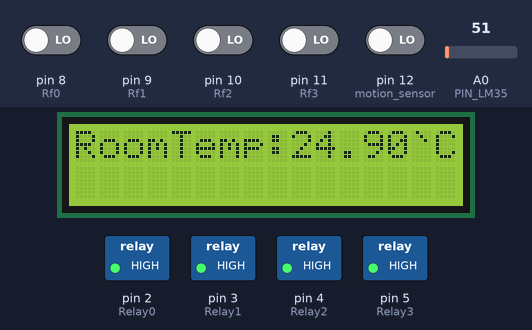
This sketch was run on a simulated Arduino Leonardo, built with avr-gcc and run on an emulated ATmega32U4. Parts: 16×2 character LCD, switched loads named in the sketch (green lamp = pin HIGH). Dashed ring = blinking. The test bench sets the inputs (shaded band); at power-on: pin 8 (Rf0), pin 9 (Rf1), pin 10 (Rf2), pin 11 (Rf3), pin 12 (motion_sensor) LOW, A0 (PIN_LM35) = 51.

Above: at 5.8 s.
5.9 s: pin 8 (Rf0) driven HIGH
At 7.7 s:
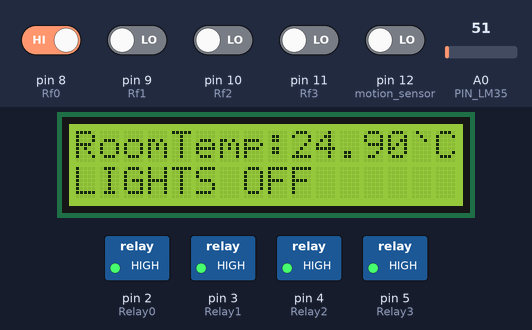
9.4 s: pin 9 (Rf1) driven HIGH
At 11.0 s:
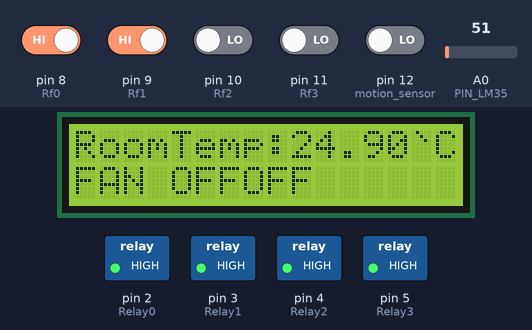
12.7 s: pin 10 (Rf2) driven HIGH
At 14.4 s:
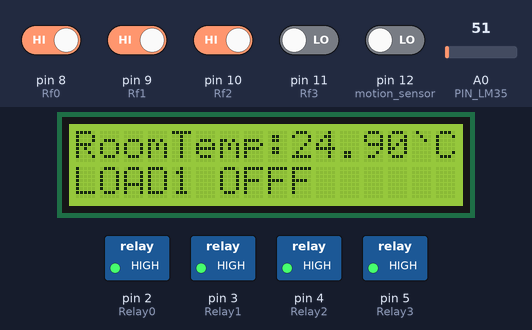
16.1 s: pin 8 (Rf0) driven LOW
At 17.5 s:
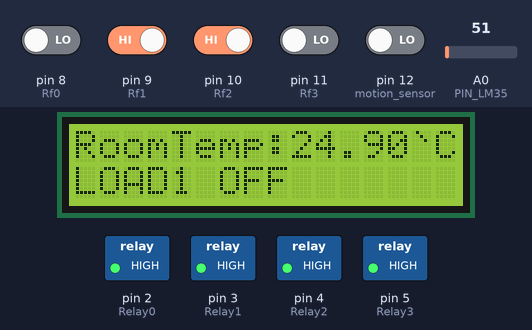
19.4 s: pin 10 (Rf2) driven LOW
At 21.0 s:
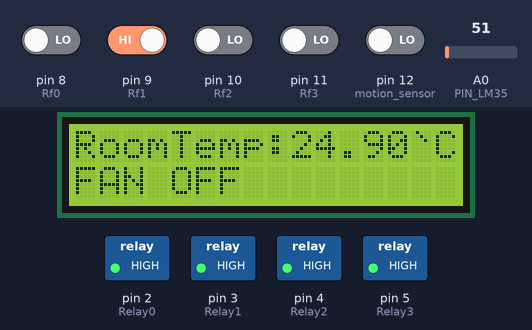
22.7 s: pin 11 (Rf3) driven HIGH
At 23.5 s:
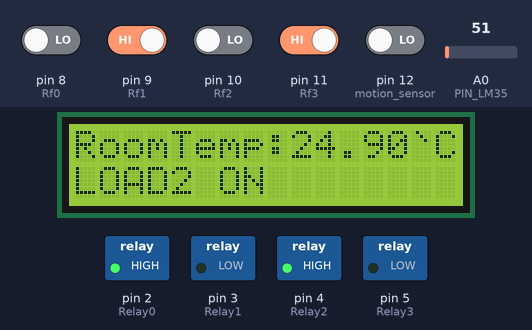
Timing chart, 0 to 27.9 s (numbered marks = the images above; inputs shaded):
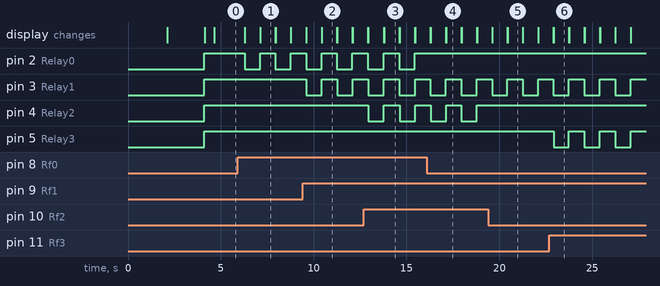

Measured:
- after the input at 5.9 s, pin 2 (Relay0): alternates HIGH for 0.83 s and LOW for 0.83 s, starting after 0.39 s; the display: first changes after 0.40 s (image 1 shows a later state)
- after the input at 9.4 s, pin 3 (Relay1): alternates HIGH for 0.83 s and LOW for 0.83 s, starting after 0.20 s; the display: first differs from a run without the input after 0.21 s (image 2 shows a later state)
- after the input at 12.7 s, pin 4 (Relay2): alternates HIGH for 0.84 s and LOW for 0.84 s, starting after 0.24 s; the display: first differs from a run without the input after 0.25 s (image 3 shows a later state)
- after the input at 16.1 s, pin 2 (Relay0): stops changing and stays HIGH; the display: first differs from a run without the input after 0.21 s (image 4 shows a later state)
- after the input at 19.4 s, pin 4 (Relay2): stops changing and stays HIGH; the display: first differs from a run without the input after 0.22 s (image 5 shows a later state)
- after the input at 22.7 s, pin 5 (Relay3): alternates HIGH for 0.83 s and LOW for 0.83 s, starting after 0.22 s; the display: first differs from a run without the input after 0.23 s (image 6)
- what the display in image 1 shows lasts 0.8 s, from 7.1 s to 7.9 s

The sketch:

Main.ino.ino
```cpp
#include "WiFiEsp.h"
#include "secrets.h"
#include "ThingSpeak.h"

int S1 = 0;
int S2 = 0;
int S3 = 0;
int S4 = 0;
int tp = 0;

char ssid[] = SECRET_SSID;   // your network SSID (name)
char pass[] = SECRET_PASS;   // your network password
int keyIndex = 0;            // your network key Index number (needed only for WEP)
WiFiEspClient client;

// Emulate Serial1 on pins 6/7 if not present
#ifndef HAVE_HWSERIAL1
#include "SoftwareSerial.h"
SoftwareSerial Serial1(6, 7); // RX, TX
#define ESP_BAUDRATE 19200
#else
#define ESP_BAUDRATE 115200
#endif

// Counting channel details
unsigned long counterChannelNumber = SECRET_CH_ID_COUNTER;
const char * myCounterReadAPIKey = SECRET_READ_APIKEY_COUNTER;
unsigned int counterFieldNumber1 = 1;
unsigned int counterFieldNumber2 = 2;
unsigned int counterFieldNumber3 = 3;
unsigned int counterFieldNumber4 = 4;

#define ADC_VREF_mV 5000.0 // in millivolt
#define ADC_RESOLUTION 1024.0
#define PIN_LM35 A0 // pin connected to LM35 temperature sensor

#include <Wire.h>
#include <LiquidCrystal_I2C.h>
LiquidCrystal_I2C lcd(0x20,16,2);  // set the LCD address to 0x27 for a 16 chars and 2 line display

const int Relay0 = 2, Relay1 = 3, Relay2 = 4, Relay3 = 5;
const int Rf0 = 8, Rf1 = 9, Rf2 = 10, Rf3 = 11;
const int motion_sensor = 12;

int x = 0, y = 0, z = 0, j = 0, k = 0, fon = 0, foff = 0;
int motion_data, Rf0_Read, Rf1_Read, Rf2_Read, Rf3_Read;
int RL0_Status, RL1_Status, RL2_Status, RL3_Status;
float tempC;

// Function to update LCD with a message on a specific row
void updateLCD(String message, int row) {
    lcd.setCursor(0, row);
    lcd.print(message);
}

void setup() {
    lcd.init();
    lcd.backlight();
    lcd.setCursor(0, 0);
    lcd.print("Home Automation");
    lcd.setCursor(2, 1);
    lcd.print("System By");
    delay(2000);
    lcd.clear();
    lcd.setCursor(0, 0);
    lcd.print("Samson Ajadalu");
    lcd.setCursor(0, 1);
    lcd.print("ENG1704075");
    delay(2000);

    pinMode(Relay0, OUTPUT);
    pinMode(Relay1, OUTPUT);
    pinMode(Relay2, OUTPUT);
    pinMode(Relay3, OUTPUT);
    pinMode(Rf0, INPUT);
    pinMode(Rf1, INPUT);
    pinMode(Rf2, INPUT);
    pinMode(Rf3, INPUT);
    pinMode(motion_sensor, INPUT);

    digitalWrite(Relay0, HIGH);
    digitalWrite(Relay1, HIGH);
    digitalWrite(Relay2, HIGH);
    digitalWrite(Relay3, HIGH);

    lcd.clear();
    updateLCD("Initialing...", 0);
    Serial.begin(115200);
/*
   Note:
  Remove the comment markers if you want to use this code with a real physical device like the ATmega328P.
  This section initializes the WiFi module and the serial communication, which is needed for real-world applications.
  The physical version of this project was created using the ATmega328P chip.

  // Initialize Serial for Leonardo native USB port, or if using Serial1
  while(!Serial){
    ; // Wait for serial port to connect. Needed for Leonardo native USB port only
 }

  // Set the baud rate for the ESP8266 module, which communicates with the ATmega328P
  setEspBaudRate(ESP_BAUDRATE);

  // Wait for the serial connection to be available
  while (!Serial ) {
    ; // Wait for serial port to connect. This is critical for Leonardo or native USB port devices
  }

  Serial.print("Searching for ESP8266...");
  // Initialize the ESP8266 WiFi module
  WiFi.init(&Serial1);

  // Check if the ESP8266 WiFi shield/module is present
  if (WiFi.status() == WL_NO_SHIELD )
  {
    Serial.println("WiFi shield not present");
    k = 1;  // Set error flag
  }
  else
  {
    Serial.println("found it!");
    ThingSpeak.begin(client);  // Initialize ThingSpeak communication using the WiFi client
  }
  */


    lcd.setCursor(0, 1);
    lcd.print(k);
    delay(500);
    lcd.clear();
    lcd.setCursor(0, 0);
    lcd.print("RoomTemp:     `C");
    tp = 10;
}

void loop() {
    z++;
    j++;
    fon++;
    foff++;

    if (tp == 10) {
        int adcVal = analogRead(PIN_LM35);
        float milliVolt = adcVal * (ADC_VREF_mV / ADC_RESOLUTION);
        tempC = milliVolt / 10;
        lcd.setCursor(9, 0);
        lcd.print(tempC);
        tp = 0;
    }

    motion_data = digitalRead(motion_sensor);
    Rf0_Read = digitalRead(Rf0);
    Rf1_Read = digitalRead(Rf1);
    Rf2_Read = digitalRead(Rf2);
    Rf3_Read = digitalRead(Rf3);

    RL0_Status = digitalRead(Relay0);
    RL1_Status = digitalRead(Relay1);
    RL2_Status = digitalRead(Relay2);
    RL3_Status = digitalRead(Relay3);

    // Motion sensor logic
    if (motion_data == HIGH && z >= 100) {
        updateLCD("MOTION DETECTED", 1);
        digitalWrite(Relay0, LOW);
        delay(500);
        z = 0;
    }

    if (motion_data == LOW && j >= 500) {
        updateLCD("INACTIVITY", 1);
        digitalWrite(Relay0, HIGH);
        delay(500);
        j = 0;
    }

    // Temperature-based fan control
    if (tempC <= 20 && foff >= 1000) {
        updateLCD("TEMP TOO LOW", 1);
        delay(500);
        updateLCD("FAN OFF", 1);
        digitalWrite(Relay1, HIGH);
        foff = 0;
    }

    if (tempC >= 35 && fon >= 1000) {
        updateLCD("TEMP TOO HIGH", 1);
        delay(500);
        updateLCD("FAN ON", 1);
        digitalWrite(Relay1, LOW);
        fon = 0;
    }

    // RF Control Logic
    handleRelayControl(Rf0_Read, Relay0, "LIGHTS ON", "LIGHTS OFF");
    handleRelayControl(Rf1_Read, Relay1, "FAN ON", "FAN OFF");
    handleRelayControl(Rf2_Read, Relay2, "LOAD1 ON", "LOAD1 OFF");
    handleRelayControl(Rf3_Read, Relay3, "LOAD2 ON", "LOAD2 OFF");

    if (x == 4000 && k == 0) {
        updateLCD("Updating...", 1);
        x = 0;
        /*
    Note:
  Remove the comment markers to enable this code for real-world applications.
  This code connects to WiFi and retrieves data from ThingSpeak. It's designed to work with physical devices,
  such as the ATmega328P chip used in the physical version of this project.
    // Connect or reconnect to WiFi
    if(WiFi.status() != WL_CONNECTED){
      Serial.print("Attempting to connect to SSID: ");
      Serial.println(SECRET_SSID);  // Replace with your network SSID
      while(WiFi.status() != WL_CONNECTED){
        // Connect to the network using the SSID and password.
        // If using open or WEP networks, modify the WiFi.begin() line accordingly.
        WiFi.begin(ssid, pass);
        Serial.print(".");
        delay(5000);  // Delay to allow connection attempts
      }
      Serial.println("\nConnected");
    }

    // Read data from ThingSpeak: Field 1 (Assume this is a counter channel)
    long count1 = ThingSpeak.readLongField(counterChannelNumber, counterFieldNumber1, myCounterReadAPIKey);
    statusCode = ThingSpeak.getLastReadStatus();
    if(statusCode == 200){
      Serial.println("Counter 1: " + String(count1));
      S1 = count1;  // Save the count to S1
    } else {
      Serial.println("Problem reading channel. HTTP error code " + String(statusCode));
    }

    // Repeat for additional fields (Field 2, Field 3, Field 4) as needed
    long count2 = ThingSpeak.readLongField(counterChannelNumber, counterFieldNumber2, myCounterReadAPIKey);
    statusCode = ThingSpeak.getLastReadStatus();
    if(statusCode == 200){
      Serial.println("Counter 2: " + String(count2));
      S2 = count2;
    } else {
      Serial.println("Problem reading channel. HTTP error code " + String(statusCode));
    }

    long count3 = ThingSpeak.readLongField(counterChannelNumber, counterFieldNumber3, myCounterReadAPIKey);
    statusCode = ThingSpeak.getLastReadStatus();
    if(statusCode == 200){
      Serial.println("Counter 3: " + String(count3));
      S3 = count3;
    } else {
      Serial.println("Problem reading channel. HTTP error code " + String(statusCode));
    }

    long count4 = ThingSpeak.readLongField(counterChannelNumber, counterFieldNumber4, myCounterReadAPIKey);
    statusCode = ThingSpeak.getLastReadStatus();
    if(statusCode == 200){
      Serial.println("Counter 4: " + String(count4));
      S4 = count4;
    } else {
      Serial.println("Problem reading channel. HTTP error code " + String(statusCode));
    }
    */

    }

    tp++;
    x++;
    delay(800);
    updateLCD("                ", 1);
}

// Function to handle relay toggle and LCD message update
void handleRelayControl(int rfRead, int relayPin, String onMsg, String offMsg) {
    if (rfRead == HIGH) {
        digitalWrite(relayPin, !digitalRead(relayPin));
        if (digitalRead(relayPin) == LOW) {
            updateLCD(onMsg, 1);
        } else {
            updateLCD(offMsg, 1);
        }
    }
}

void setEspBaudRate(unsigned long baudrate) {
    long rates[6] = {115200, 74880, 57600, 38400, 19200, 9600};

    Serial.print("Setting ESP8266 baudrate to ");
    Serial.print(baudrate);
    Serial.println("...");

    for (int i = 0; i < 6; i++) {
        Serial1.begin(rates[i]);
        delay(100);
        Serial1.print("AT+UART_DEF=");
        Serial1.print(baudrate);
        Serial1.print(",8,1,0,0\r\n");
        delay(100);
    }

    Serial1.begin(baudrate);
}
```

secrets.h
```cpp
// file to store all of the private credentials
// and connection details

#define SECRET_SSID ""        // replace with your WiFi network name
#define SECRET_PASS ""        // replace with your WiFi password

#define SECRET_CH_ID_WEATHER_STATION 0              // replace with your MathWorks weather station ID

#define SECRET_CH_ID_COUNTER 0                      // replace with your Test channel ID
#define SECRET_READ_APIKEY_COUNTER ""               // replace with your API Key for Test channel
```
